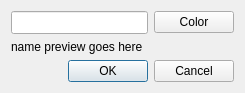
<?xml version="1.0" encoding="UTF-8"?>
<ui version="4.0">
 <class>QD2CharRenamerClass</class>
 <widget class="QDialog" name="QD2CharRenamerClass">
  <property name="geometry">
   <rect>
    <x>0</x>
    <y>0</y>
    <width>253</width>
    <height>89</height>
   </rect>
  </property>
  <property name="sizePolicy">
   <sizepolicy hsizetype="Expanding" vsizetype="Fixed">
    <horstretch>0</horstretch>
    <verstretch>0</verstretch>
   </sizepolicy>
  </property>
  <layout class="QGridLayout" name="gridLayout">
   <property name="sizeConstraint">
    <enum>QLayout::SetFixedSize</enum>
   </property>
   <item row="0" column="0" colspan="2">
    <widget class="QLineEdit" name="charNameLineEdit">
     <property name="sizePolicy">
      <sizepolicy hsizetype="Expanding" vsizetype="Fixed">
       <horstretch>0</horstretch>
       <verstretch>0</verstretch>
      </sizepolicy>
     </property>
     <property name="minimumSize">
      <size>
       <width>0</width>
       <height>23</height>
      </size>
     </property>
     <property name="maximumSize">
      <size>
       <width>16777215</width>
       <height>23</height>
      </size>
     </property>
     <property name="toolTip">
      <string>&lt;html&gt;&lt;body&gt;You can use the following ANSI characters (maximum 15 including colors):&lt;ul&gt;&lt;li&gt;codes 32-127: all except ?*&lt;&gt;.|:&quot;/\&lt;/li&gt;&lt;li&gt;codes 146, 147 and 160-191&lt;/li&gt;&lt;/ul&gt;Also name can't start with _ (underscore) or end with - (hyphen).&lt;/body&gt;&lt;/html&gt;</string>
     </property>
    </widget>
   </item>
   <item row="0" column="2">
    <widget class="QPushButton" name="colorButton">
     <property name="enabled">
      <bool>true</bool>
     </property>
     <property name="text">
      <string>Color</string>
     </property>
    </widget>
   </item>
   <item row="2" column="1" colspan="2">
    <widget class="QDialogButtonBox" name="buttonBox">
     <property name="standardButtons">
      <set>QDialogButtonBox::Cancel|QDialogButtonBox::Ok</set>
     </property>
    </widget>
   </item>
   <item row="1" column="0" colspan="3">
    <widget class="QLabel" name="charNamePreviewLabel">
     <property name="text">
      <string notr="true">name preview goes here</string>
     </property>
    </widget>
   </item>
  </layout>
 </widget>
 <layoutdefault spacing="6" margin="11"/>
 <resources/>
 <connections>
  <connection>
   <sender>buttonBox</sender>
   <signal>rejected()</signal>
   <receiver>QD2CharRenamerClass</receiver>
   <slot>reject()</slot>
   <hints>
    <hint type="sourcelabel">
     <x>96</x>
     <y>79</y>
    </hint>
    <hint type="destinationlabel">
     <x>31</x>
     <y>90</y>
    </hint>
   </hints>
  </connection>
 </connections>
</ui>
